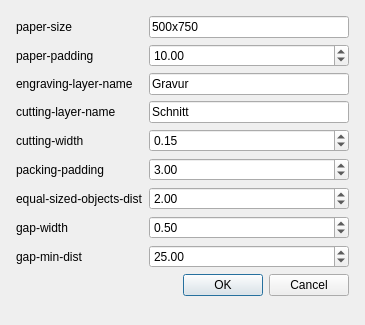
<?xml version="1.0" encoding="UTF-8"?>
<ui version="4.0">
 <class>FormatterDialog</class>
 <widget class="QDialog" name="FormatterDialog">
  <property name="geometry">
   <rect>
    <x>0</x>
    <y>0</y>
    <width>365</width>
    <height>325</height>
   </rect>
  </property>
  <property name="sizePolicy">
   <sizepolicy hsizetype="Minimum" vsizetype="Minimum">
    <horstretch>0</horstretch>
    <verstretch>0</verstretch>
   </sizepolicy>
  </property>
  <property name="windowTitle">
   <string>Laser cutting formatter</string>
  </property>
  <layout class="QGridLayout" name="gridLayout_2">
   <item row="0" column="0">
    <layout class="QGridLayout" name="gridLayout">
     <property name="leftMargin">
      <number>5</number>
     </property>
     <property name="topMargin">
      <number>5</number>
     </property>
     <property name="rightMargin">
      <number>5</number>
     </property>
     <property name="bottomMargin">
      <number>5</number>
     </property>
     <item row="1" column="0">
      <widget class="QLabel" name="label_2">
       <property name="text">
        <string>paper-padding</string>
       </property>
      </widget>
     </item>
     <item row="0" column="0">
      <widget class="QLabel" name="label">
       <property name="text">
        <string>paper-size</string>
       </property>
      </widget>
     </item>
     <item row="2" column="0">
      <widget class="QLabel" name="label_3">
       <property name="text">
        <string>engraving-layer-name</string>
       </property>
      </widget>
     </item>
     <item row="5" column="1">
      <widget class="QDoubleSpinBox" name="PackingPadding">
       <property name="minimum">
        <double>1.000000000000000</double>
       </property>
       <property name="maximum">
        <double>10.000000000000000</double>
       </property>
       <property name="value">
        <double>3.000000000000000</double>
       </property>
      </widget>
     </item>
     <item row="3" column="1">
      <widget class="QLineEdit" name="CuttingLayerName">
       <property name="text">
        <string>Schnitt</string>
       </property>
      </widget>
     </item>
     <item row="3" column="0">
      <widget class="QLabel" name="label_4">
       <property name="text">
        <string>cutting-layer-name</string>
       </property>
      </widget>
     </item>
     <item row="6" column="1">
      <widget class="QDoubleSpinBox" name="EqualSizedObjectsDist">
       <property name="minimum">
        <double>1.000000000000000</double>
       </property>
       <property name="maximum">
        <double>10.000000000000000</double>
       </property>
       <property name="value">
        <double>2.000000000000000</double>
       </property>
      </widget>
     </item>
     <item row="2" column="1">
      <widget class="QLineEdit" name="EngravingLayerName">
       <property name="text">
        <string>Gravur</string>
       </property>
      </widget>
     </item>
     <item row="8" column="0">
      <widget class="QLabel" name="label_9">
       <property name="text">
        <string>gap-min-dist</string>
       </property>
      </widget>
     </item>
     <item row="4" column="0">
      <widget class="QLabel" name="label_5">
       <property name="text">
        <string>cutting-width</string>
       </property>
      </widget>
     </item>
     <item row="5" column="0">
      <widget class="QLabel" name="label_6">
       <property name="text">
        <string>packing-padding</string>
       </property>
      </widget>
     </item>
     <item row="7" column="0">
      <widget class="QLabel" name="label_8">
       <property name="text">
        <string>gap-width</string>
       </property>
      </widget>
     </item>
     <item row="8" column="1">
      <widget class="QDoubleSpinBox" name="GapMinDist">
       <property name="minimum">
        <double>5.000000000000000</double>
       </property>
       <property name="maximum">
        <double>150.000000000000000</double>
       </property>
       <property name="singleStep">
        <double>2.500000000000000</double>
       </property>
       <property name="value">
        <double>25.000000000000000</double>
       </property>
      </widget>
     </item>
     <item row="1" column="1">
      <widget class="QDoubleSpinBox" name="PaperPadding">
       <property name="minimum">
        <double>5.000000000000000</double>
       </property>
       <property name="maximum">
        <double>30.000000000000000</double>
       </property>
       <property name="singleStep">
        <double>5.000000000000000</double>
       </property>
       <property name="value">
        <double>10.000000000000000</double>
       </property>
      </widget>
     </item>
     <item row="4" column="1">
      <widget class="QDoubleSpinBox" name="CuttingWidth">
       <property name="minimum">
        <double>0.050000000000000</double>
       </property>
       <property name="maximum">
        <double>0.300000000000000</double>
       </property>
       <property name="singleStep">
        <double>0.050000000000000</double>
       </property>
       <property name="value">
        <double>0.150000000000000</double>
       </property>
      </widget>
     </item>
     <item row="7" column="1">
      <widget class="QDoubleSpinBox" name="GapWidth">
       <property name="minimum">
        <double>0.250000000000000</double>
       </property>
       <property name="maximum">
        <double>1.500000000000000</double>
       </property>
       <property name="singleStep">
        <double>0.250000000000000</double>
       </property>
       <property name="value">
        <double>0.500000000000000</double>
       </property>
      </widget>
     </item>
     <item row="0" column="1">
      <widget class="QLineEdit" name="PaperSize">
       <property name="text">
        <string>500x750</string>
       </property>
      </widget>
     </item>
     <item row="6" column="0">
      <widget class="QLabel" name="label_7">
       <property name="text">
        <string>equal-sized-objects-dist</string>
       </property>
      </widget>
     </item>
     <item row="9" column="0" colspan="2">
      <widget class="QDialogButtonBox" name="buttonBox">
       <property name="standardButtons">
        <set>QDialogButtonBox::Cancel|QDialogButtonBox::Ok</set>
       </property>
      </widget>
     </item>
    </layout>
   </item>
   <item row="1" column="0">
    <spacer name="verticalSpacer">
     <property name="orientation">
      <enum>Qt::Vertical</enum>
     </property>
     <property name="sizeHint" stdset="0">
      <size>
       <width>20</width>
       <height>0</height>
      </size>
     </property>
    </spacer>
   </item>
  </layout>
 </widget>
 <resources/>
 <connections>
  <connection>
   <sender>buttonBox</sender>
   <signal>rejected()</signal>
   <receiver>FormatterDialog</receiver>
   <slot>reject()</slot>
   <hints>
    <hint type="sourcelabel">
     <x>322</x>
     <y>338</y>
    </hint>
    <hint type="destinationlabel">
     <x>252</x>
     <y>284</y>
    </hint>
   </hints>
  </connection>
  <connection>
   <sender>buttonBox</sender>
   <signal>accepted()</signal>
   <receiver>FormatterDialog</receiver>
   <slot>accept()</slot>
   <hints>
    <hint type="sourcelabel">
     <x>322</x>
     <y>338</y>
    </hint>
    <hint type="destinationlabel">
     <x>252</x>
     <y>284</y>
    </hint>
   </hints>
  </connection>
 </connections>
</ui>
